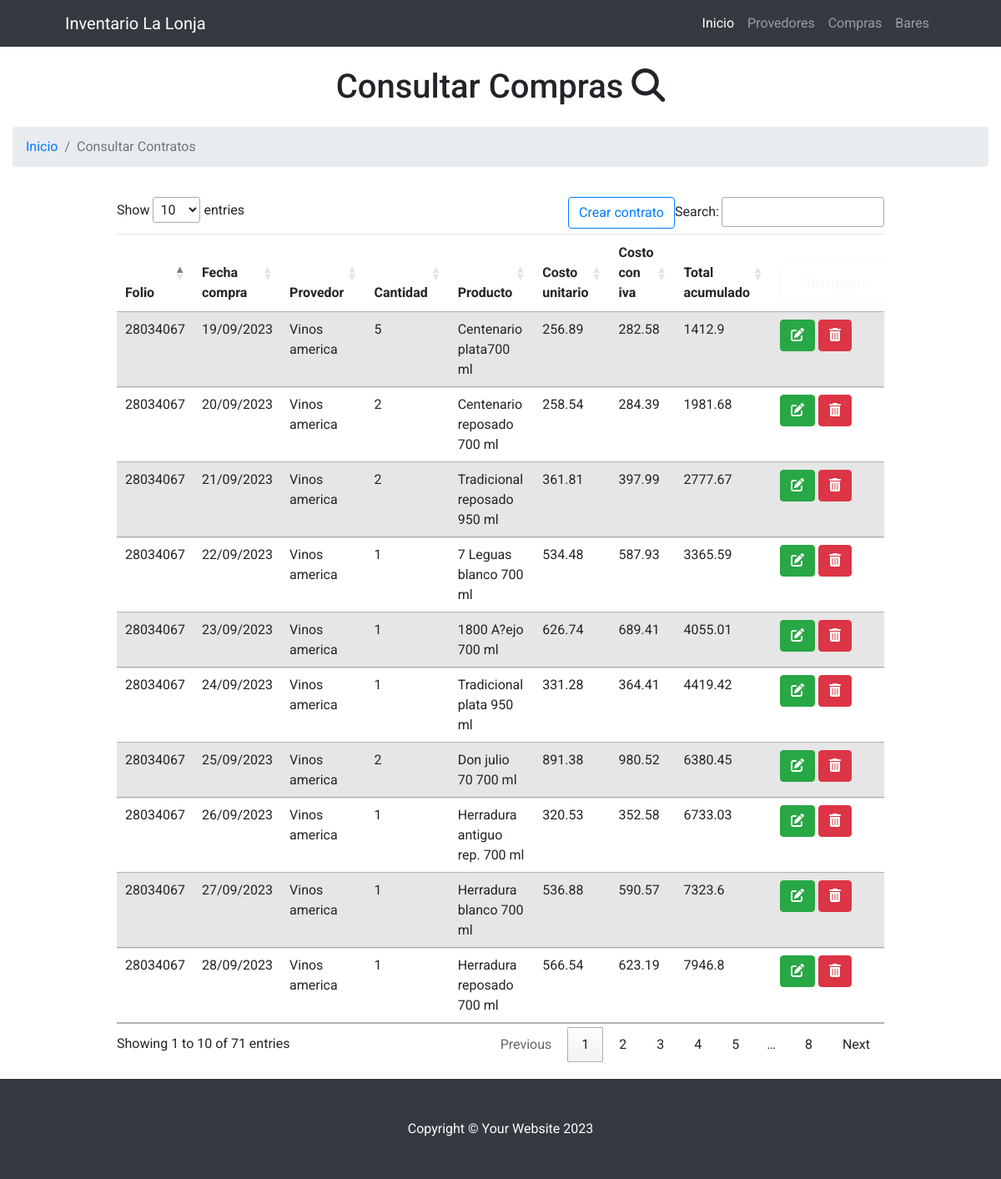
Screenshot of /compras.php with the database file from the repository.
### tables this page shows
CREATE TABLE `compras` (
  `id` int(10) NOT NULL,
  `folio` int(20) NOT NULL,
  `fecha_c` varchar(100) DEFAULT NULL,
  `provedor` varchar(20) DEFAULT NULL,
  `cantidad` int(10) DEFAULT NULL,
  `producto` varchar(100) DEFAULT NULL,
  `cost_unitario` float DEFAULT NULL,
  `total_iva_desc` float DEFAULT NULL,
  `total` float DEFAULT NULL
);

### compras.php (the view, shortened to what this page needs)
<?php
include('conexion.php');
$consulta_inventario = "SELECT * FROM compras";
$resultado_inventario = $mysqli->query($consulta_inventario);
?>
<!DOCTYPE html>
<html>
<head>
<link rel="stylesheet" href="https://maxcdn.bootstrapcdn.com/bootstrap/4.5.2/css/bootstrap.min.css">
  <link href="https://cdn.jsdelivr.net/npm/bootstrap@5.2.1/dist/css/bootstrap.min.css" rel="stylesheet"
>
<link rel="stylesheet" href="https://maxcdn.bootstrapcdn.com/bootstrap/4.5.2/css/bootstrap.min.css">
  <link rel="stylesheet" href="https://cdnjs.cloudflare.com/ajax/libs/font-awesome/6.4.2/css/all.min.css" />
  <link rel="stylesheet" type="text/css" href="//cdn.datatables.net/1.13.6/css/jquery.dataTables.min.css">
<header style="font-family: Roboto;">
<nav class="navbar navbar-expand-lg navbar-dark bg-dark">
            <div class="container px-5">
                <a class="navbar-brand" href="#!">Inventario La Lonja</a>
                <div class="collapse navbar-collapse" id="navbarSupportedContent">
                    <ul class="navbar-nav ms-auto mb-2 mb-lg-0">
                        <li class="nav-item"><a class="nav-link active" aria-current="page" href="index.php">Inicio</a></li>
                        <li class="nav-item"><a class="nav-link" href="creaProvedor.php">Provedores</a></li>
                        <li class="nav-item"><a class="nav-link" href="#!">Compras</a></li>
                        <li class="nav-item"><a class="nav-link" href="#!">Bares</a></li>
                    </ul>
                </div>
            </div>
        </nav>
  </header>
<br>
</head>
<body style="font-family: Roboto;">
<div class="container">
<h1 style="font-size: bold; text-align: center;">Consultar Compras <i class="fa-solid fa-magnifying-glass"></i></h1>
</div>
<div class="container-fluid mt-3">
      <nav aria-label="breadcrumb">
        <ol class="breadcrumb">
          <li class="breadcrumb-item"><a href="inicio.php">Inicio</a></li>
          <li class="breadcrumb-item active" aria-current="page">Consultar Contratos</li>
        </ol>
      </nav>
</div>
    <div class="container2">
      <div class="table-responsive">
        <table class="table table-striped" id="table" style="width: 100%;">
            <thead>
                <tr>
                    <th>Folio</th>
                    <th>Fecha compra</th>
                    <th>Provedor</th>
                    <th>Cantidad</th>
                    <th>Producto</th>
                    <th>Costo unitario</th>
                    <th>Costo con iva</th>
                    <th>Total acumulado</th>
                    <th><a class="btn btn-outline-light btn-lg px-4" href="almacen.php">Almacen</a></th>
                </tr>
            </thead>
            <tbody>
                <?php while ($info_inventario = $resultado_inventario->fetch_assoc() ): ?>                    <tr>
                        <td><?php echo $info_inventario['folio']; ?></td>
                        <td><?php echo $info_inventario['fecha_c']; ?></td>
                        <td><?php echo $info_inventario['provedor']; ?></td>
                        <td><?php echo $info_inventario['cantidad']; ?></td>
                        <td><?php echo $info_inventario['producto']; ?></td>
                        <td><?php echo $info_inventario['cost_unitario']; ?></td>
                        <td><?php echo $info_inventario['total_iva_desc']; ?></td>
                        <td><?php echo $info_inventario['total']; ?></td>
                        <td>
                            <button type="button" id="verde" class="btn btn-success" data-bs-toggle="modal" data-bs-target="#editarModal<?php echo $info_inventario['id']; ?>"><i class='fas fa-edit'></i></button>
                            <button type="button" class="btn btn-danger" data-bs-toggle="modal" data-bs-target="#eliminarModal<?php echo $info_inventario['id']; ?>"><i class='fas fa-trash-alt'></i></button>
                        </td>
                    </tr>
                <?php endwhile; ?>
            </tbody>
        </table>
      </div>
    </div>
    <footer class="py-5 bg-dark">
            <div class="container px-5"><p class="m-0 text-center text-white">Copyright &copy; Your Website 2023</p></div>
        </footer>
</body>
</html>

### compras.php (style rules this page uses)
.container { margin: 0% auto; align-items: center; justify-content: center; display: flex; }
.container2 { width: 80%; margin: 0 auto; background-color: #ffffff; padding: 20px; border-radius: 10px; }

### rows the page displays
compras: folio "28034067", fecha_c "19/09/2023", provedor "Vinos america", cantidad "5", producto "Centenario plata700 ml", cost_unitario "256.89", total_iva_desc "282.58", total "1412.9"
compras: folio "28034067", fecha_c "20/09/2023", provedor "Vinos america", cantidad "2", producto "Centenario reposado 700 ml", cost_unitario "258.54", total_iva_desc "284.39", total "1981.68"
compras: folio "28034067", fecha_c "21/09/2023", provedor "Vinos america", cantidad "2", producto "Tradicional reposado 950 ml", cost_unitario "361.81", total_iva_desc "397.99", total "2777.67"
compras: folio "28034067", fecha_c "22/09/2023", provedor "Vinos america", cantidad "1", producto "7 Leguas blanco 700 ml", cost_unitario "534.48", total_iva_desc "587.93", total "3365.59"
compras: folio "28034067", fecha_c "23/09/2023", provedor "Vinos america", cantidad "1", producto "1800 A?ejo 700 ml", cost_unitario "626.74", total_iva_desc "689.41", total "4055.01"
compras: folio "28034067", fecha_c "24/09/2023", provedor "Vinos america", cantidad "1", producto "Tradicional plata 950 ml", cost_unitario "331.28", total_iva_desc "364.41", total "4419.42"
compras: folio "28034067", fecha_c "25/09/2023", provedor "Vinos america", cantidad "2", producto "Don julio 70 700 ml", cost_unitario "891.38", total_iva_desc "980.52", total "6380.45"
compras: folio "28034067", fecha_c "26/09/2023", provedor "Vinos america", cantidad "1", producto "Herradura antiguo rep. 700 ml", cost_unitario "320.53", total_iva_desc "352.58", total "6733.03"
compras: folio "28034067", fecha_c "27/09/2023", provedor "Vinos america", cantidad "1", producto "Herradura blanco 700 ml", cost_unitario "536.88", total_iva_desc "590.57", total "7323.6"
compras: folio "28034067", fecha_c "28/09/2023", provedor "Vinos america", cantidad "1", producto "Herradura reposado 700 ml", cost_unitario "566.54", total_iva_desc "623.19", total "7946.8"
